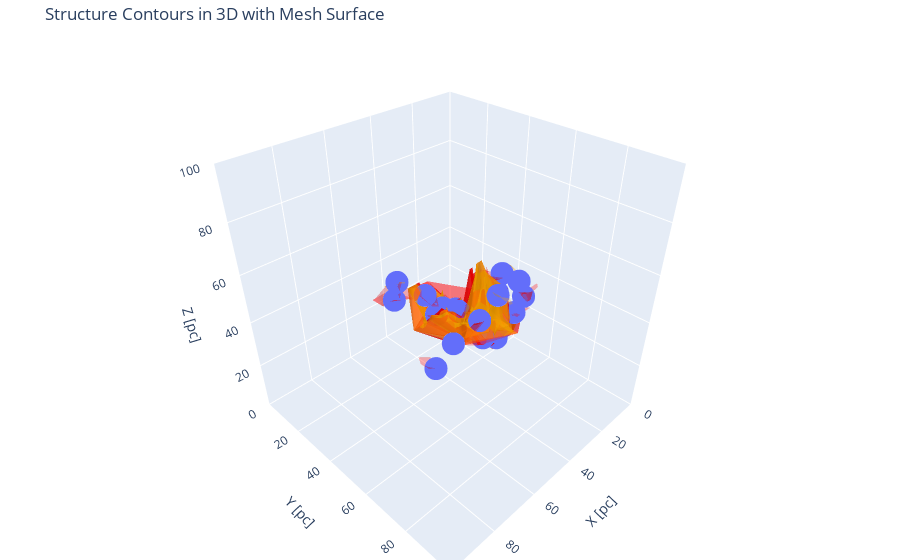

Notebook cell for this chart:
### Code cell
# plot by plotly

fig = px.scatter_3d(peak, x='x_peak', y='y_peak', z='z_peak')

# Leaf structures
for i, leaf_structure_index in enumerate(leaf_indices):
    leaf_structure = dendro[leaf_structure_index]
    leaf_mask = leaf_structure.get_mask()
    leaf_mask_indices = np.where(leaf_mask)
    mesh_leaf = go.Mesh3d(x=leaf_mask_indices[0] * hx, 
                          y=leaf_mask_indices[1] * hy, 
                          z=leaf_mask_indices[2] * hz, 
                          opacity=0.3,
                          color='red',
                          name=f'Leaf {i + 1} - Surface')
    fig.add_trace(mesh_leaf)

# Branch structures
for j, branch_structure_index in enumerate(branch_indices):
    branch_structure = dendro[branch_structure_index]
    branch_mask = branch_structure.get_mask()
    branch_mask_indices = np.where(branch_mask)
    mesh_branch = go.Mesh3d(x=branch_mask_indices[0] * hx, 
                            y=branch_mask_indices[1] * hy, 
                            z=branch_mask_indices[2] * hz,
                            opacity=0.3, 
                            color='orange',
                            name=f'Branch {j + 1} - Surface')
    fig.add_trace(mesh_branch)

fig.update_layout(
    scene=dict(
        xaxis=dict(title='X [pc]', range=[0, 100]),
        yaxis=dict(title='Y [pc]', range=[0, 100]),
        zaxis=dict(title='Z [pc]', range=[0, 100]),
        aspectratio=dict(x=1, y=1, z=1)
    ),
    title='Structure Contours in 3D with Mesh Surface',
    margin=dict(l=0, r=0, b=0, t=40),
    showlegend=True)
